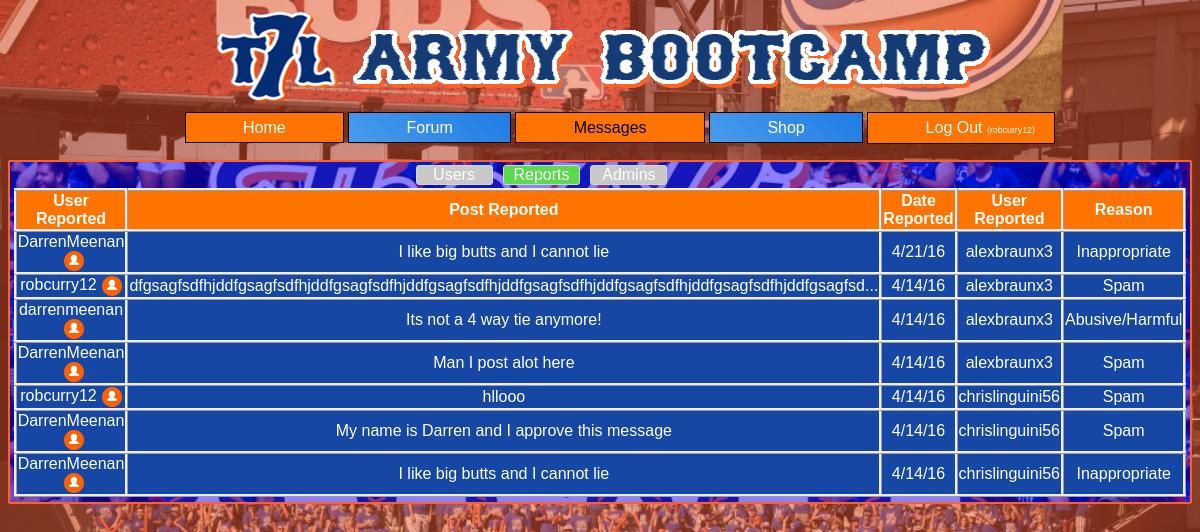
The page /get_reports.php (signed in) on the database its author committed.
### tables this page shows
CREATE TABLE `reports` (
  `reported_by` varchar(25) NOT NULL,
  `reported_user` varchar(25) NOT NULL,
  `reported_content` varchar(9000) NOT NULL,
  `thread_id` int(11) NOT NULL,
  `post_id` int(11) NOT NULL,
  `date_reported` datetime NOT NULL,
  `reason` varchar(50) NOT NULL
);

### functions.php (the view, shortened to what this page needs)
<?php
	 function isAdmin($username)
	 {
	 	$connection = mysqli_connect("localhost", "root", "", "7line")or die("Cannot connect");
	 	$isAdmin_q = "SELECT username
	 				FROM admins
	 				WHERE username = '$username'";
		$isAdmin = mysqli_query($connection, $isAdmin_q);
		$_admin = mysqli_num_rows($isAdmin);
		if($_admin == 1)
			return true;
		else
			return false;
	 }
	function printReportsForAdmin()
	{
		$connection = mysqli_connect("localhost", "root", "", "7line")or die("Cannot connect");
		$reports_q = "SELECT *,
					(SELECT board_id
					FROM threads t
					WHERE t.thread_id = r.thread_id) as board_id
				FROM reports r";
		$reports = mysqli_query($connection, $reports_q);
		echo "<script src='admin.js'></script>
			<table class='admin_db_tables' id='reports_table'>
			<tr>
				<td class='ordering admin_table_headers' data-board-type='reports' data-order-type='reported_user'><b>User Reported</b></td>
				<td class='ordering admin_table_headers' data-board-type='reports' data-order-type='reported_content'><b>Post Reported</b></td>
				<td class='ordering admin_table_headers' data-board-type='reports' data-order-type='date_reported'><b>Date Reported</b></td>
				<td class='ordering admin_table_headers' data-board-type='reports' data-order-type='reported_user'><b>User Reported</b></td>
				<td class='ordering admin_table_headers' data-board-type='reports' data-order-type='reason'><b>Reason</b></td>
			</tr>";
			foreach ($reports as $report) :
			$post_link = 'post.php?board_id='.$report['board_id']. '&thread_id='.$report['thread_id'];
			$report_content = $report['reported_content'];
		echo	"<tr>
					<td class='admin_table_users_and_reports'><a class='post_links' href='".$post_link."'>".$report['reported_user']."</a>";
																if(isAdmin($report['reported_user']))
																	{
																		echo "<img src='images/admin.png' alt='Admin' title='Admin' style='height: 20px' />";
																	}
		echo														"</td>
					<td class='admin_table_users_and_reports'><a class='post_links' href='".$post_link."'>";
															 if(strlen($report_content) > 100)
															 {
															 	echo substr($report['reported_content'], 0, 100).'...';
															 }
															 else
															 {
																 echo $report_content;
															 }
		echo 													"</a></td>
					<td class='admin_table_users_and_reports'><a class='post_links' href='".$post_link."'>".date_format(new DateTime($report['date_reported']),'n/j/y')."</a></td>";
		echo		"<td class='admin_table_users_and_reports'><a class='post_links' href='".$post_link."'>".$report['reported_by']."</a>";
		echo													"</td>
					<td class='reason admin_table_users_and_reports'><a class='post_links' href='".$post_link."'>".$report['reason']."</a></td>
				</tr>";
				endforeach;
		echo "</table>";
	}
?>

### css/t7l.css (style rules this page uses)
html { height: 100%; width: 100%; font-family: "Roboto Slab",Helvetica,Arial,sans-serif; }
body { background-image: url("../images/background.jpg"); background-size: cover; background-position: center; }
#users_reports_tables_div a { color: white; text-decoration: none; }
.admin_db_tables { width: 95%; border-collapse: collapse; display: table; margin-left: auto; margin-right: auto; margin-bottom: 5px; }
.admin_db_tables tr td { border-style: ridge; text-align: center; color: white; height: 10px; }
.admin_db_tables tr td img { vertical-align: middle; padding-left: 5px; }
.admin_table_headers { background-color: #FF7400; }
.admin_table_users_and_reports { background-color: #1647A5; }
.post_links { text-decoration: none; color: white; }
#reports_table td { height: auto; }

### rows shown on the page
reports: reported_user "DarrenMeenan", reported_content "I like big butts and I cannot lie", date_reported "4/21/16", reported_by "alexbraunx3", reason "Inappropriate"
reports: reported_user "robcurry12", reported_content "dfgsagfsdfhjddfgsagfsdfhjddfgsagfsdfhjddfgsagfsdfhjddfgsagfsdfhjddfgsagfsdfhjddfgsagfsdfhjddfgsagfsd", date_reported "4/14/16", reported_by "alexbraunx3", reason "Spam"
reports: reported_user "darrenmeenan", reported_content "Its not a 4 way tie anymore!", date_reported "4/14/16", reported_by "alexbraunx3", reason "Abusive/Harmful"
reports: reported_user "DarrenMeenan", reported_content "Man I post alot here", date_reported "4/14/16", reported_by "alexbraunx3", reason "Spam"
reports: reported_user "robcurry12", reported_content "hllooo", date_reported "4/14/16", reported_by "chrislinguini56", reason "Spam"
reports: reported_user "DarrenMeenan", reported_content "My name is Darren and I approve this message", date_reported "4/14/16", reported_by "chrislinguini56", reason "Spam"
reports: reported_user "DarrenMeenan", reported_content "I like big butts and I cannot lie", date_reported "4/14/16", reported_by "chrislinguini56", reason "Inappropriate"

### other values the page prints
$user "robcurry12"
